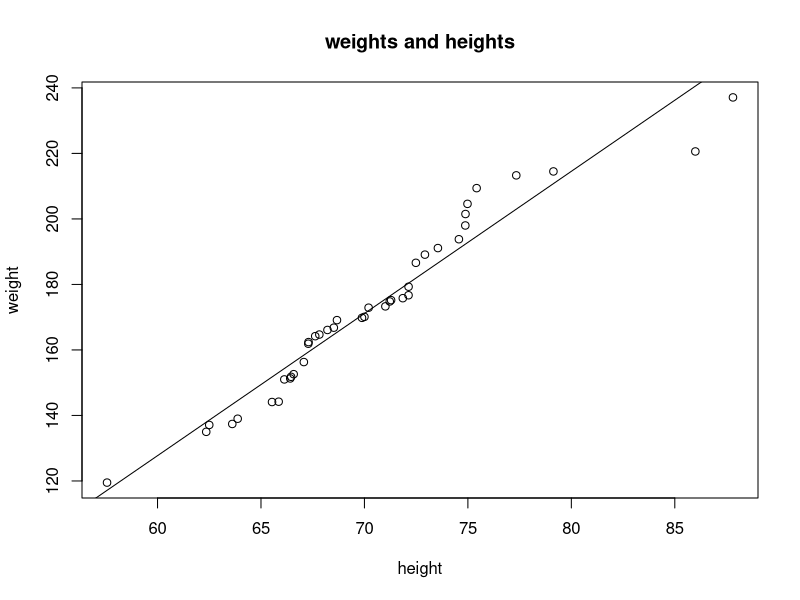
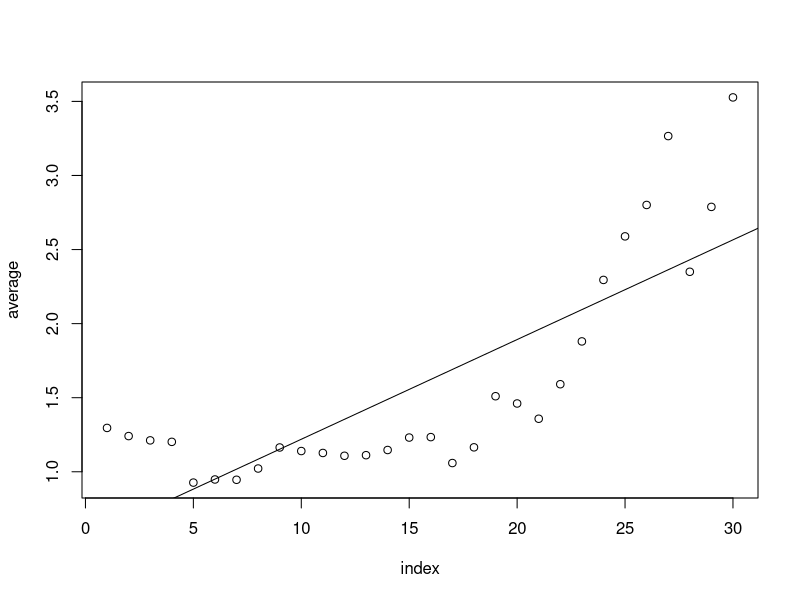
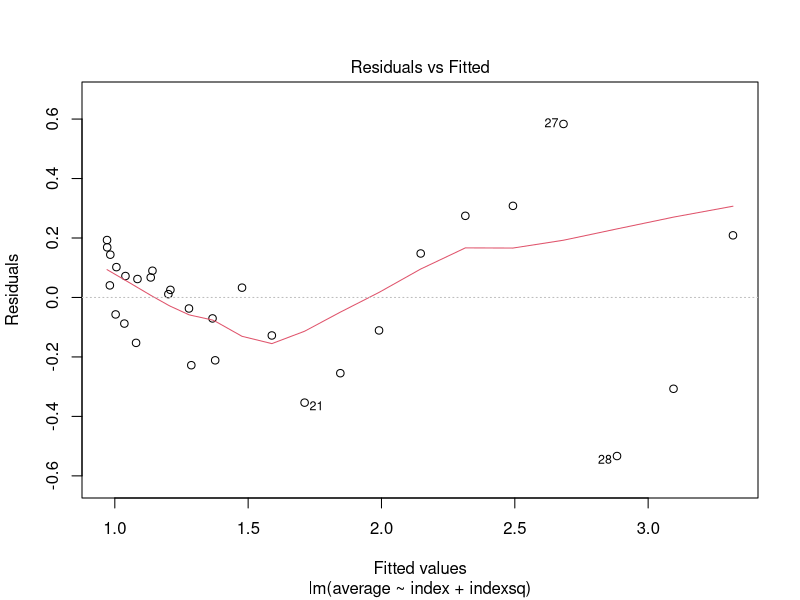
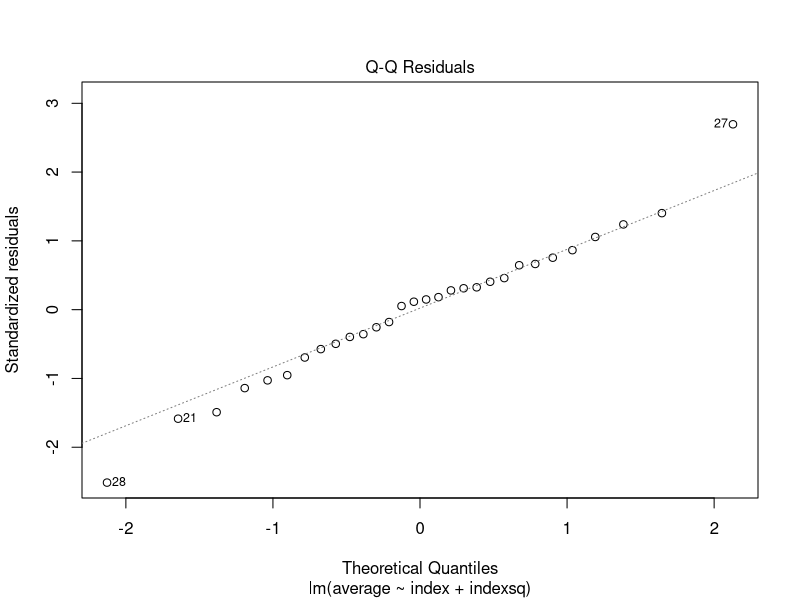
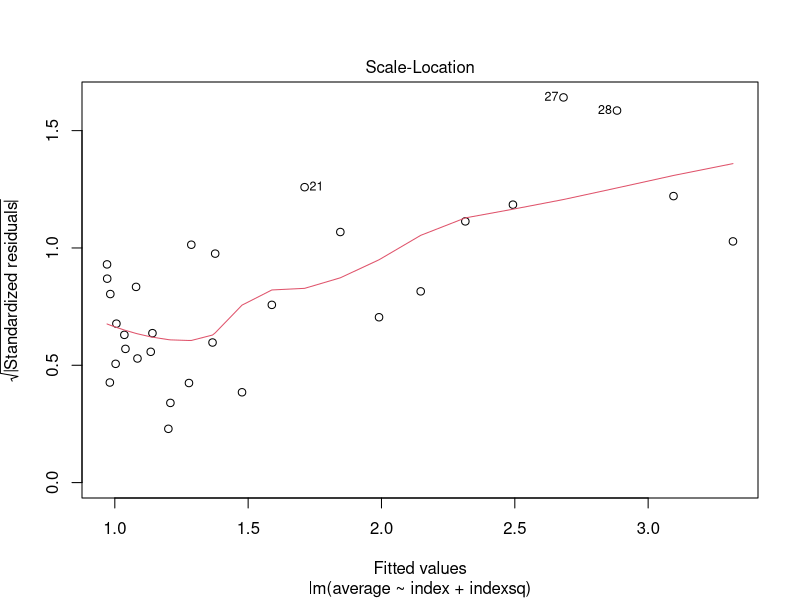
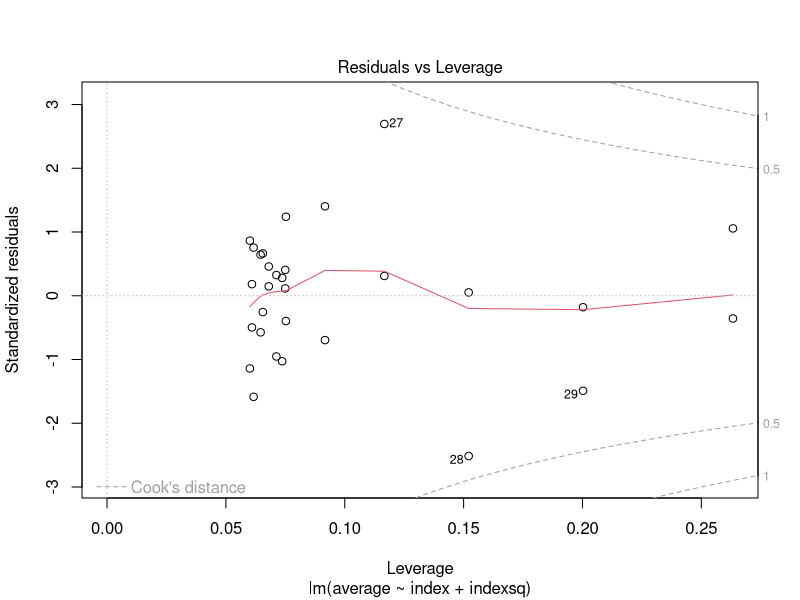
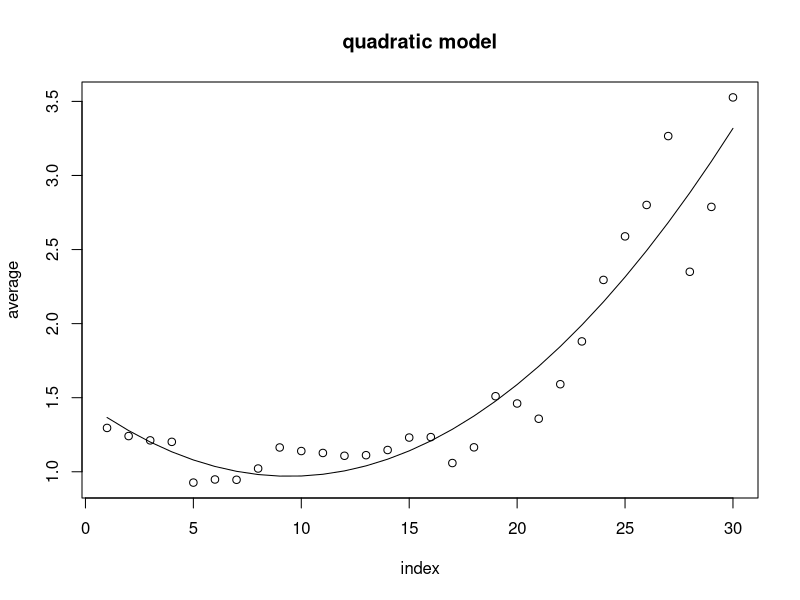
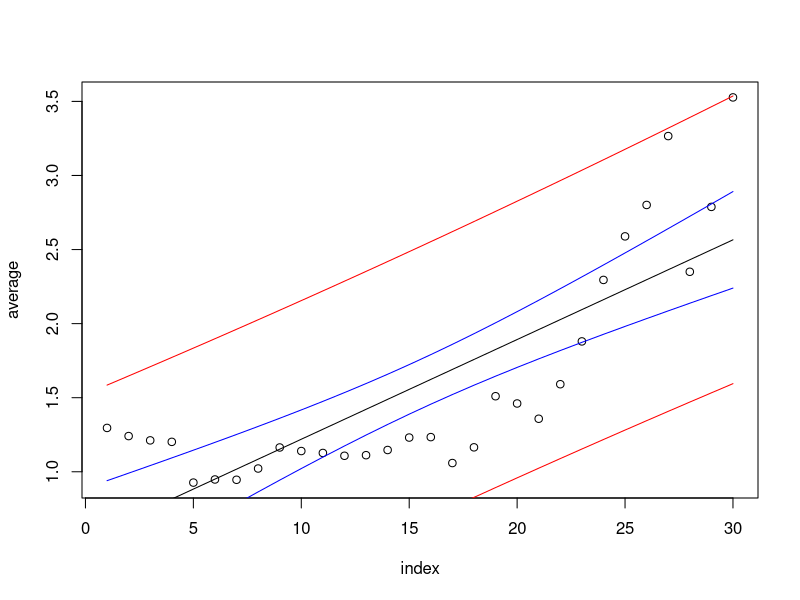

These charts were generated, in order, by the following R code:
## ---- chunk 1
weights <- c(119.5,135.0,137.1,137.4,139.0,144.1,144.2,151.0,151.3,151.8,152.6,156.3
,161.9,162.4,164.2,164.7,166.1,166.8,169.1,169.8,170.1,172.9,173.3,174.8
,175.2,175.8,176.7,179.3,186.6,189.1,191.1,193.8,198.0,201.5,204.6,209.4
,213.3,214.5,220.6,237.1)
y <- sort(weights)
weights
## ---- chunk 2
x <- sort(rnorm(40, 70, 6))# Randomly generated heights data
x
## ---- chunk 3
matrix_wh <- cbind(x, y)
head(matrix_wh)
cov(x,y)
cor(x,y)

## ---- chunk 4
plot(x, y, xlab = "height", ylab = "weight", main = "weights and heights")
abline(lm(y~x))
## ---- chunk 5
z <- rnorm(40, 80, 10)
z <- sort(z)
matrix_whz <- cbind(x,y,z)
## ---- chunk 6
cov(matrix_whz)# See that along the diagonal variance is generated
cor(matrix_whz)
## ---- chunk 7
hours <- structure(list(Hours = c(10L, 12L, 10L, 15L, 14L, 12L, 13L, 15L, 
16L, 14L, 13L, 12L, 11L, 10L, 13L, 13L, 14L, 18L, 17L, 14L), 
    GPA = c(3.33, 2.92, 2.56, 3.08, 3.57, 3.31, 3.45, 3.93, 3.82, 
    3.7, 3.26, 3, 2.74, 2.85, 3.33, 3.29, 3.58, 3.85, 4, 3.5)), .Names = c("Hours", 
"GPA"), class = "data.frame", row.names = c("1", "2", "3", "4", 
"5", "6", "7", "8", "9", "10", "11", "12", "13", "14", "15", 
"16", "17", "18", "19", "20"))
## ---- chunk 8
attach(hours)
cor(Hours, GPA)
lm(GPA ~ Hours)
results <- lm(GPA ~ Hours)
summary(results)
## ---- chunk 9
predicted <- predict(results)
predicted
## ---- chunk 10
cbind(predicted)
resid <- residuals(results)
cbind(GPA, predicted, resid)
SStot <- sum((GPA - mean(GPA))^2)
SStot
SSreg <- sum((predicted - mean(predicted))^2)# Regression sum of squares
SSreg
SSres <- sum((residuals(results))^ 2)
SSres

## ---- chunk 11
MSreg <- SSreg / 1
MSreg
MSres <- SSres / 18
MSres
Fratio <- MSreg / MSres
Fratio
rsquare <- SSreg/SStot
rsquare
anova(results)
require(car)
Anova(results)# Same as that from the stats package "ANOVA()"
## ---- chunk 12
gas_prices <- structure(list(Year = 1982:2011, Jan = c(1.358, 1.23, 1.216, 
1.148, 1.194, 0.862, 0.933, 0.918, 1.042, 1.247, 1.073, 1.117, 
1.043, 1.129, 1.129, 1.261, 1.131, 0.972, 1.301, 1.472, 1.139, 
1.473, 1.592, 1.823, 2.315, 2.274, 3.047, 1.787, 2.731, 3.091
), Feb = c(1.334, 1.187, 1.209, 1.131, 1.12, 0.905, 0.913, 0.926, 
1.037, 1.143, 1.054, 1.108, 1.051, 1.12, 1.124, 1.255, 1.082, 
0.955, 1.369, 1.484, 1.13, 1.641, 1.672, 1.918, 2.31, 2.285, 
3.033, 1.928, 2.659, 3.167), Mar = c(1.284, 1.152, 1.21, 1.159, 
0.981, 0.912, 0.904, 0.94, 1.023, 1.082, 1.058, 1.098, 1.045, 
1.115, 1.162, 1.235, 1.041, 0.991, 1.541, 1.447, 1.241, 1.748, 
1.766, 2.065, 2.401, 2.592, 3.258, 1.949, 2.78, 3.546), Apr = c(1.225, 
1.215, 1.227, 1.205, 0.888, 0.934, 0.93, 1.065, 1.044, 1.104, 
1.079, 1.112, 1.064, 1.14, 1.251, 1.231, 1.052, 1.177, 1.506, 
1.564, 1.407, 1.659, 1.833, 2.283, 2.757, 2.86, 3.441, 2.056, 
2.858, 3.816), May = c(1.237, 1.259, 1.236, 1.231, 0.923, 0.941, 
0.955, 1.119, 1.061, 1.156, 1.136, 1.129, 1.08, 1.2, 1.323, 1.226, 
1.092, 1.178, 1.498, 1.729, 1.421, 1.542, 2.009, 2.216, 2.947, 
3.13, 3.764, 2.265, 2.869, 3.933), Jun = c(1.309, 1.277, 1.229, 
1.241, 0.955, 0.958, 0.955, 1.114, 1.088, 1.16, 1.179, 1.13, 
1.106, 1.226, 1.299, 1.229, 1.094, 1.148, 1.617, 1.64, 1.404, 
1.514, 2.041, 2.176, 2.917, 3.052, 4.065, 2.631, 2.736, 3.702
), Jul = c(1.331, 1.288, 1.212, 1.242, 0.89, 0.971, 0.967, 1.092, 
1.084, 1.127, 1.174, 1.109, 1.136, 1.195, 1.272, 1.205, 1.079, 
1.189, 1.593, 1.482, 1.412, 1.524, 1.939, 2.316, 2.999, 2.961, 
4.09, 2.543, 2.736, 3.654), Aug = c(1.323, 1.285, 1.196, 1.229, 
0.843, 0.995, 0.987, 1.057, 1.19, 1.14, 1.158, 1.097, 1.182, 
1.164, 1.24, 1.253, 1.052, 1.255, 1.51, 1.427, 1.423, 1.628, 
1.898, 2.506, 2.985, 2.782, 3.786, 2.627, 2.745, 3.63), Sep = c(1.307, 
1.274, 1.203, 1.216, 0.86, 0.99, 0.974, 1.029, 1.294, 1.143, 
1.158, 1.085, 1.177, 1.148, 1.234, 1.277, 1.033, 1.28, 1.582, 
1.531, 1.422, 1.728, 1.891, 2.927, 2.589, 2.789, 3.698, 2.574, 
2.704, 3.612), Oct = c(1.295, 1.255, 1.209, 1.204, 0.831, 0.976, 
0.957, 1.027, 1.378, 1.122, 1.154, 1.127, 1.152, 1.127, 1.227, 
1.242, 1.042, 1.274, 1.559, 1.362, 1.449, 1.603, 2.029, 2.785, 
2.272, 2.793, 3.173, 2.561, 2.795, 3.468), Nov = c(1.283, 1.241, 
1.207, 1.207, 0.821, 0.976, 0.949, 0.999, 1.377, 1.134, 1.159, 
1.113, 1.163, 1.101, 1.25, 1.213, 1.028, 1.264, 1.555, 1.263, 
1.448, 1.535, 2.01, 2.343, 2.241, 3.069, 2.151, 2.66, 2.852, 
3.423), Dec = c(1.26, 1.231, 1.193, 1.208, 0.823, 0.961, 0.93, 
0.98, 1.354, 1.123, 1.136, 1.07, 1.143, 1.101, 1.26, 1.177, 0.986, 
1.298, 1.489, 1.131, 1.394, 1.494, 1.882, 2.186, 2.334, 3.02, 
1.689, 2.621, 2.985, 3.278), average = c(1.296, 1.241, 1.212, 
1.202, 0.927, 0.948, 0.946, 1.022, 1.164, 1.14, 1.127, 1.108, 
1.112, 1.147, 1.231, 1.234, 1.059, 1.165, 1.51, 1.461, 1.358, 
1.591, 1.88, 2.295, 2.589, 2.801, 3.266, 2.35, 2.788, 3.527), 
    index = 1:30), .Names = c("Year", "Jan", "Feb", "Mar", "Apr", 
"May", "Jun", "Jul", "Aug", "Sep", "Oct", "Nov", "Dec", "average", 
"index"), class = "data.frame", row.names = c("1", "2", "3", 
"4", "5", "6", "7", "8", "9", "10", "11", "12", "13", "14", "15", 
"16", "17", "18", "19", "20", "21", "22", "23", "24", "25", "26", 
"27", "28", "29", "30"))
## ---- chunk 13
str(gas_prices)
attach(gas_prices)
plot(index, average)
abline(lm(average ~ index))
## ---- chunk 14
results_gas <- lm(average ~ index)
summary(results_gas)
## ---- chunk 15
indexsq <- index ^ 2
indexsq
gas_prices <- cbind(gas_prices, indexsq)
## ---- chunk 16
results <- lm(average ~ index + indexsq)
summary(results)
plot(results)# Produces residual diagnostic plots. All show a fairly good fit of quadratic model.
## ---- chunk 17
predquad <- predict(results)
gas_prices <- cbind(gas_prices, predquad)
plot(index, average, main = "quadratic model")
lines(predquad)
## ---- chunk 18
results <- lm(average ~ index)
predlin <- predict(results)
conf <- predict(results, interval = "confidence")
pred <- predict(results, interval = "prediction")
plot(index, average)
lines(predict(results))
points(conf[, "lwr"], col = "blue", type = "l")
points(conf[, "upr"], col = "blue", type = "l")
points(pred[, "lwr"], col = "red", type = "l")
points(pred[, "upr"], col = "red", type = "l")
